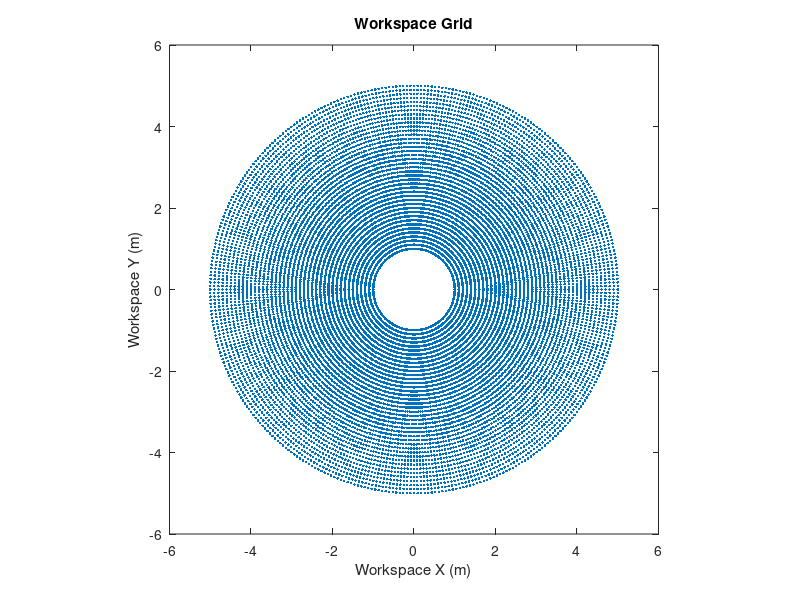
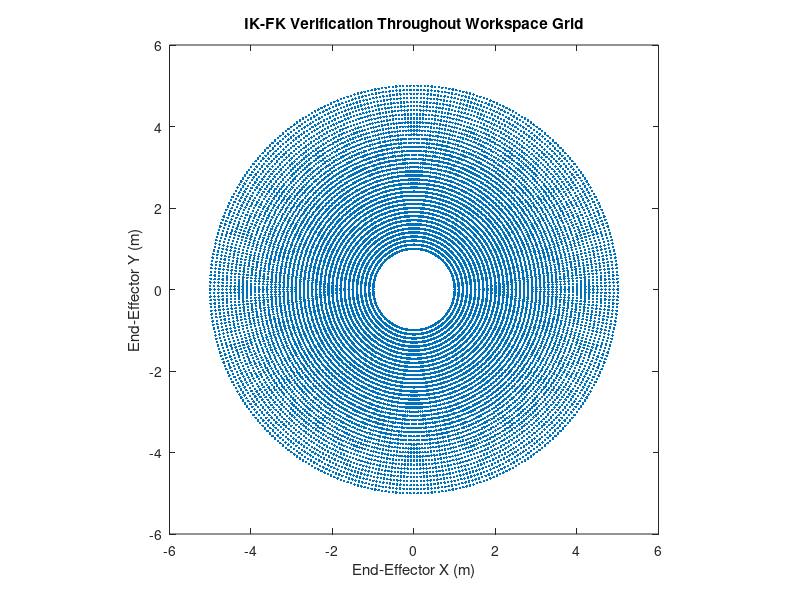
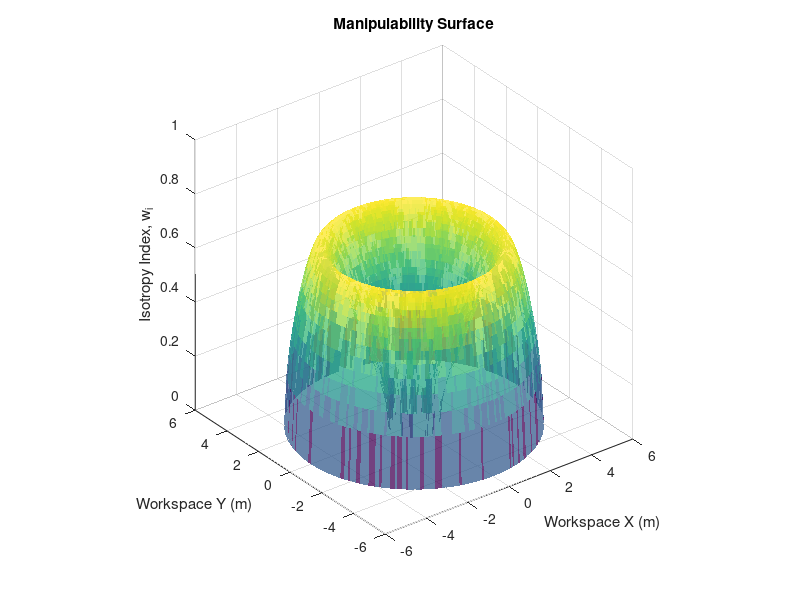
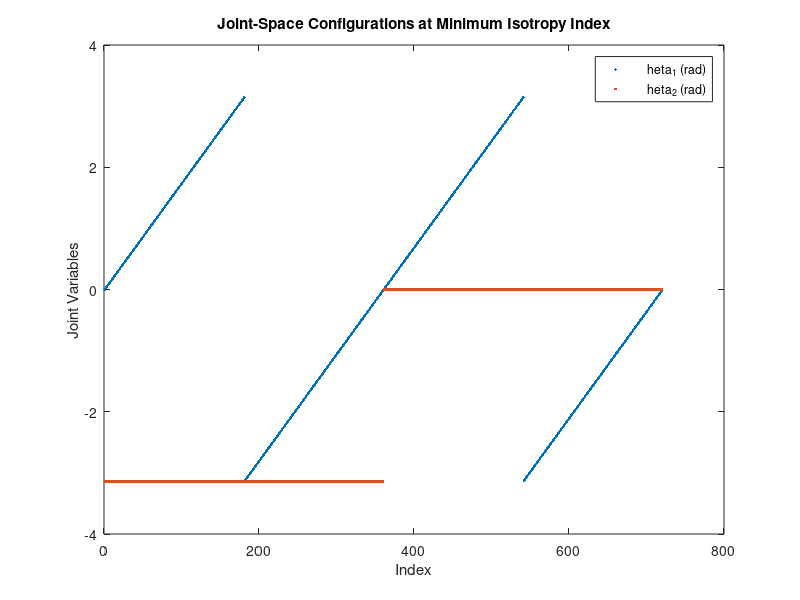

Here is the MATLAB script that generated these plots, in order:
%% AuE 8220 - Autonomy: Mobility and Manipulation %%
% Homework 6: Jacobians (Related Design and Control Issues) %
% Authors: Tanmay Samak, Chinmay Samak, Riccardo Setti, Olamide Akinyele

fprintf('\n=========================================================================\n');
fprintf('JACOBIANS (RELATED DESIGN AND CONTROL ISSUES)\n');
fprintf('=========================================================================\n');

close all;
clear;
clc;

%% Problem 1-RR (i) %%

% Clear workspace to avoid variable overloading
clear;

fprintf('\n----------------------------------------------------------------\n');
fprintf('Problem 1-RR (i)\n');
fprintf('----------------------------------------------------------------\n\n');

% RR robot parameters
a1 = 3;
a2 = 2;

% Define workspace grid
i = 1;
for R = (a1-a2):0.1:(a1+a2)
    for theta = 0:359
        grid_x(i) = R*cosd(theta);
        grid_y(i) = R*sind(theta);
        i = i+1;
    end
end

% Verify workspace grid
figure()
plot(grid_x,grid_y,'.')
title("Workspace Grid")
xlabel("Workspace X (m)")
ylabel("Workspace Y (m)")
xlim([-(a1+a2)-1,(a1+a2)+1])
ylim([-(a1+a2)-1,(a1+a2)+1])
pbaspect([1 1 1])

% Compute IK (elbow up) at each point in workspace grid
for i=1:length(grid_x)
    theta2(i) = real(-acos((grid_x(i)^2+grid_y(i)^2-a1^2-a2^2)/(2*a1*a2)));
    theta1(i) = atan2(grid_y(i),grid_x(i)) - atan2((a2*sin(theta2(i))),(a1+a2*cos(theta2(i))));
end

% Verify IK solution using FK
robot_x = a1*cos(theta1) + a2*cos(theta1+theta2);
robot_y = a1*sin(theta1) + a2*sin(theta1+theta2);
figure()
plot(robot_x,robot_y,'.')
title("IK-FK Verification Throughout Workspace Grid")
xlabel("End-Effector X (m)")
ylabel("End-Effector Y (m)")
xlim([-(a1+a2)-1,(a1+a2)+1])
ylim([-(a1+a2)-1,(a1+a2)+1])
pbaspect([1 1 1])

% Analyse manipulability
for i=1:length(theta1)
    % Compute Jacobian for each IK solution
    J(:,:,i) = [-a1*sin(theta1(i)) -a2*sin(theta1(i)+theta2(i));
               a1*cos(theta1(i))  a2*cos(theta1(i)+theta2(i))];
    % Perform singular value decomposition (SVD) of Jacobian
    %[u s v] = svd(J(:,:,i));
    %U(:,:,i) = u;
    %S(:,:,i) = s;
    %V(:,:,i) = v;
    sigma(:,i) = svd(J(:,:,i));
    % Compute isotropy index as a measure of manipulability
    w_i(i) = sigma(2,i)/sigma(1,i);
end

% Plot manipulability surface
figure()
% Fit triangular mesh to X-Y workspace grid
tri=delaunay(robot_x,robot_y);
% Generate 3D plot by pinching and moving each X-Y tri-mesh vertex to the corresponding Z-height
trisurf(tri,robot_x,robot_y,w_i,'FaceAlpha',0.75,'LineStyle','None')
title("Manipulability Surface")
xlabel("Workspace X (m)")
ylabel("Workspace Y (m)")
zlabel("Isotropy Index, w_i")
xlim([-(a1+a2)-1,(a1+a2)+1])
ylim([-(a1+a2)-1,(a1+a2)+1])
zlim([0,1])
pbaspect([1 1 1])

fprintf("The minimum value of isotropy index is %.4f.\n", min(w_i))
t1_min = theta1(find(w_i-min(w_i) <= 1e-6));
t2_min = theta2(find(w_i-min(w_i) <= 1e-6));
figure()
plot(t1_min, '.')
hold on
plot(t2_min, '.')
title("Joint-Space Configurations at Minimum Isotropy Index")
xlabel("Index")
ylabel("Joint Variables")
legend("\theta_1 (rad)","\theta_2 (rad)")
figure()
plot(a1*cos(t1_min) + a2*cos(t1_min+t2_min), a1*sin(t1_min) + a2*sin(t1_min+t2_min), '.')
title("Task-Space Configurations at Minimum Isotropy Index")
xlabel("End-Effector X (m)")
ylabel("End-Effector Y (m)")
xlim([-(a1+a2)-1,(a1+a2)+1])
ylim([-(a1+a2)-1,(a1+a2)+1])
pbaspect([1 1 1])

fprintf("The maximum value of isotropy index is %.4f.\n", max(w_i))
t1_max = theta1(find(max(w_i)-w_i <= 1e-6));
t2_max = theta2(find(max(w_i)-w_i <= 1e-6));
figure()
plot(t1_max, '.')
hold on
plot(t2_max, '.')
title("Joint-Space Configurations at Maximum Isotropy Index")
xlabel("Index")
ylabel("Joint Variables")
legend("\theta_1 (rad)","\theta_2 (rad)")
figure()
plot(a1*cos(t1_max) + a2*cos(t1_max+t2_max), a1*sin(t1_max) + a2*sin(t1_max+t2_max), '.')
title("Task-Space Configurations at Maximum Isotropy Index")
xlabel("End-Effector X (m)")
ylabel("End-Effector Y (m)")
xlim([-(a1+a2)-1,(a1+a2)+1])
ylim([-(a1+a2)-1,(a1+a2)+1])
pbaspect([1 1 1])

%% Problem 1-RR (ii) %%

% Clear workspace to avoid variable overloading
clear;

fprintf('\n----------------------------------------------------------------\n');
fprintf('Problem 1-RR (ii)\n');
fprintf('----------------------------------------------------------------\n\n');

% RR robot parameters
a1 = 3;
a2 = 2;

% Define workspace grid
i = 1;
for R = (a1-a2):0.1:(a1+a2)
    for theta = 0:359
        grid_x(i) = R*cosd(theta);
        grid_y(i) = R*sind(theta);
        i = i+1;
    end
end

% Verify workspace grid
figure()
plot(grid_x,grid_y,'.')
title("Workspace Grid")
xlabel("Workspace X (m)")
ylabel("Workspace Y (m)")
xlim([-(a1+a2)-1,(a1+a2)+1])
ylim([-(a1+a2)-1,(a1+a2)+1])
pbaspect([1 1 1])

% Compute IK (elbow up) at each point in workspace grid
for i=1:length(grid_x)
    theta2(i) = real(-acos((grid_x(i)^2+grid_y(i)^2-a1^2-a2^2)/(2*a1*a2)));
    theta1(i) = atan2(grid_y(i),grid_x(i)) - atan2((a2*sin(theta2(i))),(a1+a2*cos(theta2(i))));
end

% Verify IK solution using FK
robot_x = a1*cos(theta1) + a2*cos(theta1+theta2);
robot_y = a1*sin(theta1) + a2*sin(theta1+theta2);
figure()
plot(robot_x,robot_y,'.')
title("IK-FK Verification Throughout Workspace Grid")
xlabel("End-Effector X (m)")
ylabel("End-Effector Y (m)")
xlim([-(a1+a2)-1,(a1+a2)+1])
ylim([-(a1+a2)-1,(a1+a2)+1])
pbaspect([1 1 1])

% Analyse manipulability
for i=1:length(theta1)
    % Compute Jacobian for each IK solution
    J(:,:,i) = [-a1*sin(theta1(i)) -a2*sin(theta1(i)+theta2(i));
               a1*cos(theta1(i))  a2*cos(theta1(i)+theta2(i))];
    % Perform singular value decomposition (SVD) of Jacobian
    [U S V] = svd(J(:,:,i));
    % Compute isotropy index as a measure of manipulability
    %w(i) = real(sqrt(det(J(:,:,i)*J(:,:,i)')));
    w(i) = det(S);
end

% Plot manipulability surface
figure()
% Fit triangular mesh to X-Y workspace grid
tri=delaunay(robot_x,robot_y);
% Generate 3D plot by pinching and moving each X-Y tri-mesh vertex to the corresponding Z-height
trisurf(tri,robot_x,robot_y,w,'FaceAlpha',0.75,'LineStyle','None')
title("Manipulability Surface")
xlabel("Workspace X (m)")
ylabel("Workspace Y (m)")
zlabel("Yoshikawa's MOM, w")
xlim([-(a1+a2)-1,(a1+a2)+1])
ylim([-(a1+a2)-1,(a1+a2)+1])
pbaspect([1 1 1])

fprintf("The minimum value of MOM is %.4f.\n", min(w))
t1_min = theta1(find(w-min(w) <= 1e-6));
t2_min = theta2(find(w-min(w) <= 1e-6));
figure()
plot(t1_min, '.')
hold on
plot(t2_min, '.')
title("Joint-Space Configurations at Minimum MOM")
xlabel("Index")
ylabel("Joint Variables")
legend("\theta_1 (rad)","\theta_2 (rad)")
figure()
plot(a1*cos(t1_min) + a2*cos(t1_min+t2_min), a1*sin(t1_min) + a2*sin(t1_min+t2_min), '.')
title("Task-Space Configurations at Minimum MOM")
xlabel("End-Effector X (m)")
ylabel("End-Effector Y (m)")
xlim([-(a1+a2)-1,(a1+a2)+1])
ylim([-(a1+a2)-1,(a1+a2)+1])
pbaspect([1 1 1])

fprintf("The maximum value of MOM is %.4f.\n", max(w))
t1_max = theta1(find(max(w)-w <= 1e-6));
t2_max = theta2(find(max(w)-w <= 1e-6));
figure()
plot(t1_max, '.')
hold on
plot(t2_max, '.')
title("Joint-Space Configurations at Maximum MOM")
xlabel("Index")
ylabel("Joint Variables")
legend("\theta_1 (rad)","\theta_2 (rad)")
figure()
plot(a1*cos(t1_max) + a2*cos(t1_max+t2_max), a1*sin(t1_max) + a2*sin(t1_max+t2_max), '.')
title("Task-Space Configurations at Maximum MOM")
xlabel("End-Effector X (m)")
ylabel("End-Effector Y (m)")
xlim([-(a1+a2)-1,(a1+a2)+1])
ylim([-(a1+a2)-1,(a1+a2)+1])
pbaspect([1 1 1])

%% Problem 1-RR (iii) %%

% Clear workspace to avoid variable overloading
clear;

fprintf('\n----------------------------------------------------------------\n');
fprintf('Problem 1-RR (iii)\n');
fprintf('----------------------------------------------------------------\n\n');

% RR robot parameters
a1 = 3;
a2 = 2;

% Define sparse workspace grid
i = 1;
for R = (a1-a2):(a1+a2)
    for theta = 0:15:359
        grid_x(i) = R*cosd(theta);
        grid_y(i) = R*sind(theta);
        i = i+1;
    end
end

% Verify workspace grid
figure()
plot(grid_x,grid_y,'.')
title("Workspace Grid")
xlabel("Workspace X (m)")
ylabel("Workspace Y (m)")
xlim([-(a1+a2)-1,(a1+a2)+1])
ylim([-(a1+a2)-1,(a1+a2)+1])
pbaspect([1 1 1])

% Compute IK (elbow up) at each point in workspace grid
for i=1:length(grid_x)
    theta2(i) = real(-acos((grid_x(i)^2+grid_y(i)^2-a1^2-a2^2)/(2*a1*a2)));
    theta1(i) = atan2(grid_y(i),grid_x(i)) - atan2((a2*sin(theta2(i))),(a1+a2*cos(theta2(i))));
end

% Verify IK solution using FK
robot_x = a1*cos(theta1) + a2*cos(theta1+theta2);
robot_y = a1*sin(theta1) + a2*sin(theta1+theta2);
figure()
plot(robot_x,robot_y,'.')
title("IK-FK Verification Throughout Workspace Grid")
xlabel("End-Effector X (m)")
ylabel("End-Effector Y (m)")
xlim([-(a1+a2)-1,(a1+a2)+1])
ylim([-(a1+a2)-1,(a1+a2)+1])
pbaspect([1 1 1])

% Analyse manipulability
for i=1:length(theta1)
    % Compute Jacobian for each IK solution
    J(:,:,i) = [-a1*sin(theta1(i)) -a2*sin(theta1(i)+theta2(i));
               a1*cos(theta1(i))  a2*cos(theta1(i)+theta2(i))];
    % Perform singular value decomposition (SVD) of Jacobian
    [u s v] = svd(J(:,:,i));
    U(:,:,i) = u;
    S(:,:,i) = s;
    V(:,:,i) = v;
end

% Plot manipulability ellipsoids for each point in workspace grid
scale = 15;
fprintf("The scale for manipulability ellipsoids is 1:%d m/s.\n", scale)
figure()
for i=1:length(grid_x)
    t = -pi:0.01:pi;
    x0 = grid_x(i);
    y0 = grid_y(i);
    USV(:,:,i) = U(:,:,i)*(S(:,:,i)/scale)*V(:,:,i)';
    x = x0 + USV(1,1,i)*cos(t) + USV(1,2,i)*sin(t);
    y = y0 + USV(2,1,i)*cos(t) + USV(2,2,i)*sin(t);
    plot(x,y,'color',[0, 0.4470, 0.7410])
    hold on
    title("Manipulability Ellipsoids in Workspace")
    xlabel("Workspace X (m)")
    ylabel("Workspace Y (m)")
    xlim([-(a1+a2)-1,(a1+a2)+1])
    ylim([-(a1+a2)-1,(a1+a2)+1])
    pbaspect([1 1 1])
end

% %% Problem 1-RR (iii) with Elbow-Down Configuration (JUST FOR VERIFICATION) %%
% 
% % Clear workspace to avoid variable overloading
% clear;
% 
% fprintf('\n----------------------------------------------------------------\n');
% fprintf('Problem 1-RR (iii) with Elbow-Down Configuration\n');
% fprintf('----------------------------------------------------------------\n\n');
% 
% % RR robot parameters
% a1 = 3;
% a2 = 2;
% 
% % Define sparse workspace grid
% i = 1;
% for R = (a1-a2):(a1+a2)
%     for theta = 0:15:359
%         grid_x(i) = R*cosd(theta);
%         grid_y(i) = R*sind(theta);
%         i = i+1;
%     end
% end
% 
% % Verify workspace grid
% % figure()
% % plot(grid_x,grid_y,'.')
% % title("Workspace Grid")
% % xlabel("Workspace X (m)")
% % ylabel("Workspace Y (m)")
% % xlim([-(a1+a2)-1,(a1+a2)+1])
% % ylim([-(a1+a2)-1,(a1+a2)+1])
% % pbaspect([1 1 1])
% 
% % Compute IK (elbow down) at each point in workspace grid
% for i=1:length(grid_x)
%     theta2(i) = real(acos((grid_x(i)^2+grid_y(i)^2-a1^2-a2^2)/(2*a1*a2)));
%     theta1(i) = atan2(grid_y(i),grid_x(i)) - atan2((a2*sin(theta2(i))),(a1+a2*cos(theta2(i))));
% end
% 
% % Verify IK solution using FK
% % robot_x = a1*cos(theta1) + a2*cos(theta1+theta2);
% % robot_y = a1*sin(theta1) + a2*sin(theta1+theta2);
% % figure()
% % plot(robot_x,robot_y,'.')
% % title("IK-FK Verification Throughout Workspace Grid")
% % xlabel("End-Effector X (m)")
% % ylabel("End-Effector Y (m)")
% % xlim([-(a1+a2)-1,(a1+a2)+1])
% % ylim([-(a1+a2)-1,(a1+a2)+1])
% % pbaspect([1 1 1])
% 
% % Analyse manipulability
% for i=1:length(theta1)
%     % Compute Jacobian for each IK solution
%     J(:,:,i) = [-a1*sin(theta1(i)) -a2*sin(theta1(i)+theta2(i));
%                a1*cos(theta1(i))  a2*cos(theta1(i)+theta2(i))];
%     % Perform singular value decomposition (SVD) of Jacobian
%     [u s v] = svd(J(:,:,i));
%     U(:,:,i) = u;
%     S(:,:,i) = s;
%     V(:,:,i) = v;
% end
% 
% % Plot manipulability ellipsoids for each point in workspace grid
% scale = 15;
% fprintf("The scale for manipulability ellipsoids is 1:%d m/s.\n", scale)
% figure()
% for i=1:length(grid_x)
%     t = -pi:0.01:pi;
%     x0 = grid_x(i);
%     y0 = grid_y(i);
%     USV(:,:,i) = U(:,:,i)*(S(:,:,i)/scale)*V(:,:,i)';
%     x = x0 + USV(1,1,i)*cos(t) + USV(1,2,i)*sin(t);
%     y = y0 + USV(2,1,i)*cos(t) + USV(2,2,i)*sin(t);
%     plot(x,y,'color',[0.8500, 0.3250, 0.0980])
%     hold on
%     title("Manipulability Ellipsoids in Workspace")
%     xlabel("Workspace X (m)")
%     ylabel("Workspace Y (m)")
%     xlim([-(a1+a2)-1,(a1+a2)+1])
%     ylim([-(a1+a2)-1,(a1+a2)+1])
%     pbaspect([1 1 1])
% end
hold off